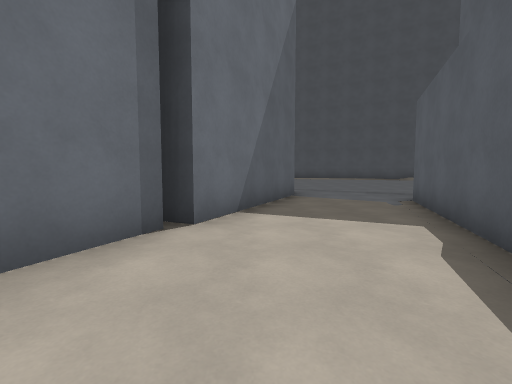
[1] (above)

17 first-person views from a walk through a level from a Godot 3-D game. The camera is 1.4 m above the floor, tilts 4° down and sees 90° across. The floor is counted in squares, 2 m on a side. Each view is taken from the middle of a square. On the plan, view 1 faces up. The plan holds only what a view shows up to about 9 squares ahead; the rest is blank. The place goes on beyond the plan. Surface patterns are stand-ins for the level's own textures.

[2]
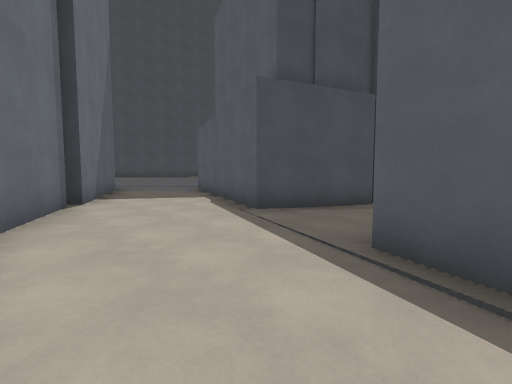

[3]
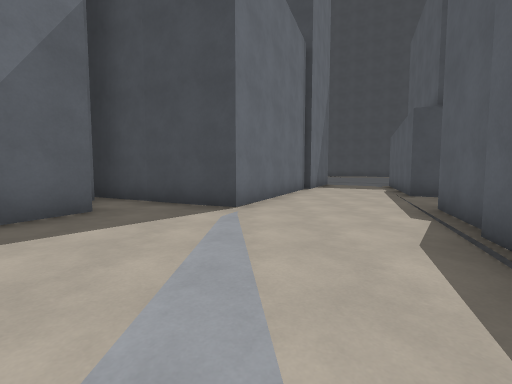

[4]
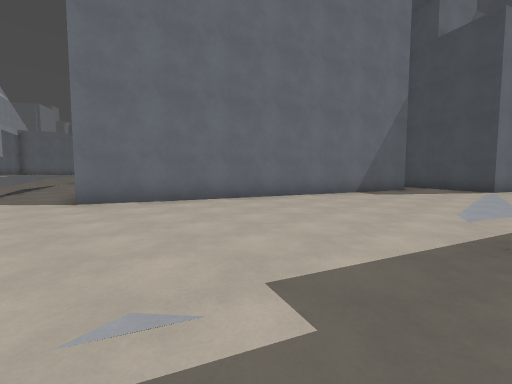

[5]
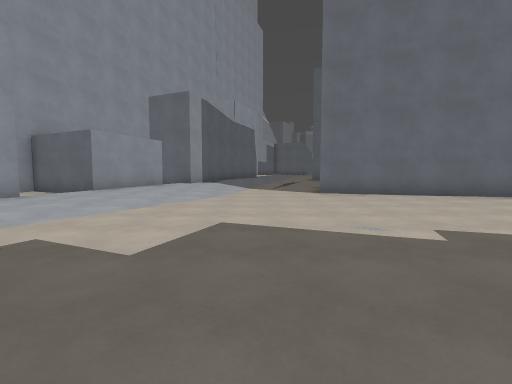

[6]
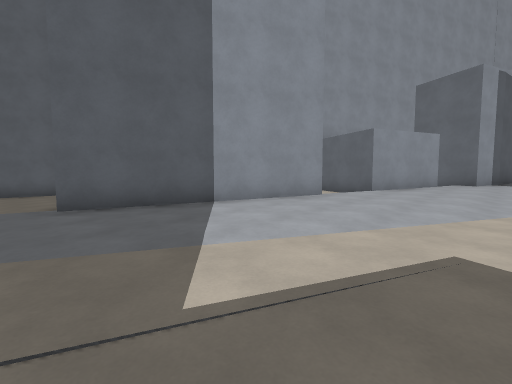

[7]
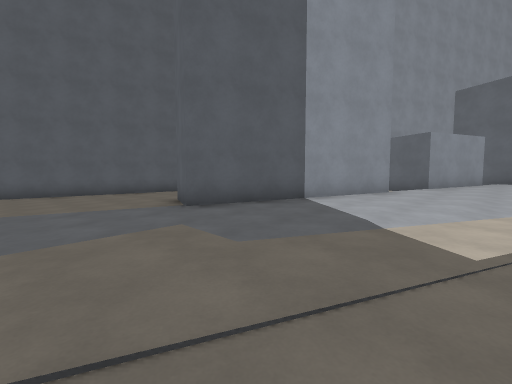

[8]
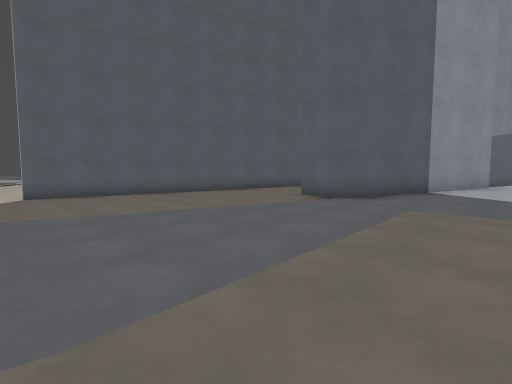

[9]
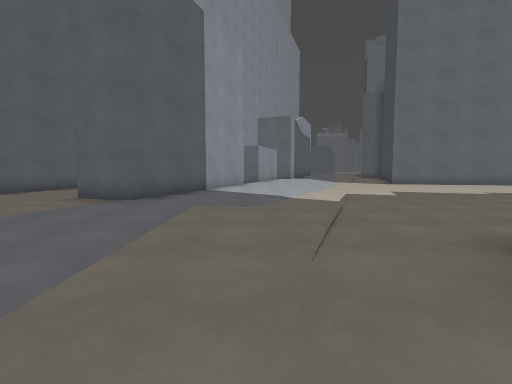

[10]
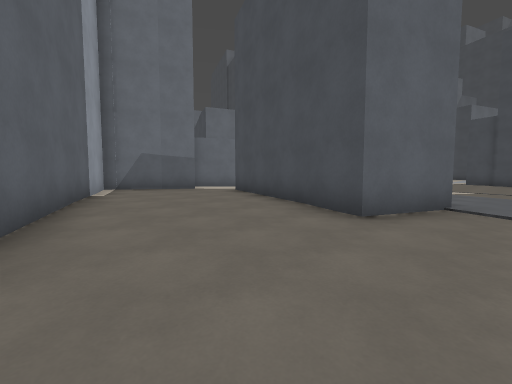

[11]
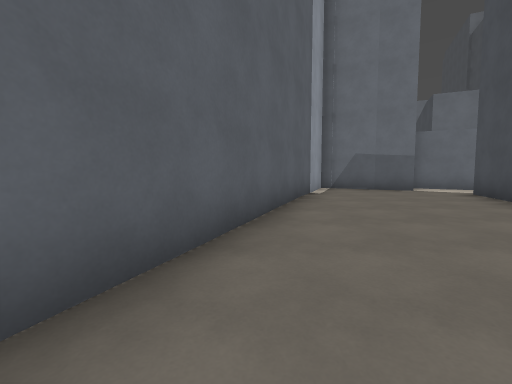

[12]
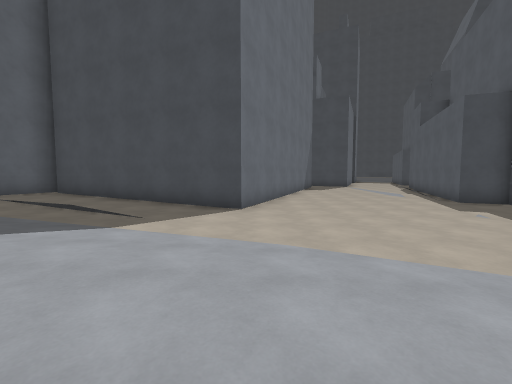

[13]
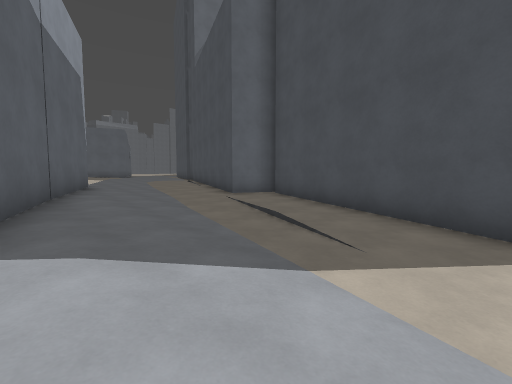

[14]
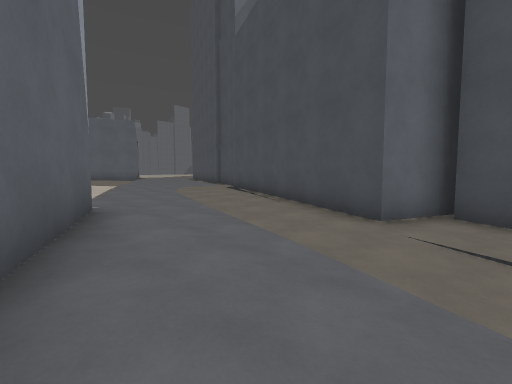

[15]
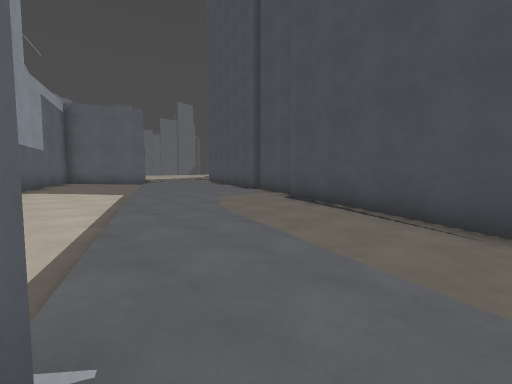

[16]
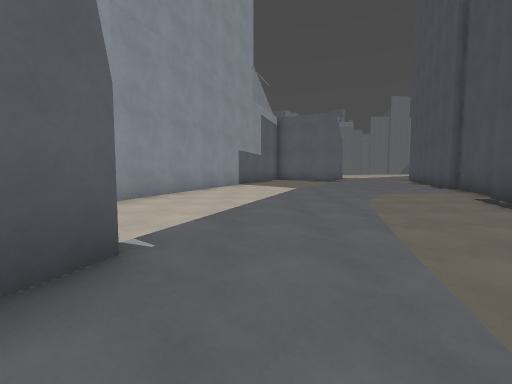

[17]
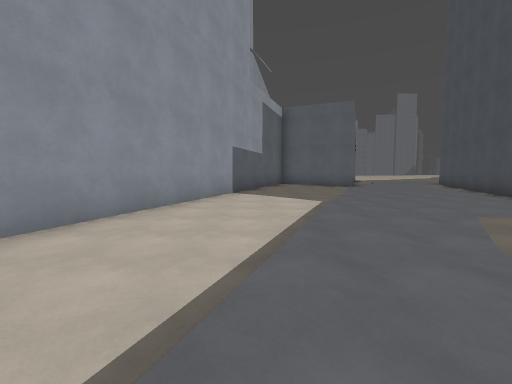

### Floor plan
Key: @ floor where view 1 was taken; # wall or solid block; . main floor; : floor 0.25 m higher than the main floor; - floor 0.25 m lower than the main floor; + floor 0.5 m higher than the main floor; _ floor 0.5 m lower than the main floor; * floor 0.75 m higher than the main floor; % floor 1 m higher than the main floor; & floor 1.25 m higher than the main floor; / step, stairs or slope.
Columns run from 31 left of view 1 to 4 right of it. Each row starts with its distance up from view 1.
  9                                  +++
  8                                ##++:
  7                                #::::
  6                                #:::#
  5                               ##:::#
  4                               #:::##
  3                              ##:::#
  2                              #:::##
  1                             ##:::##
  0                             #::@::##
 -1                         #####:::::::
 -2                          ::#::::::
 -3                          #:::::##
 -4                         ##:::::#
 -5  ###                    #:::::##
 -6  &&####                ##:::::
 -7  &&&&%###              #:::::
 -8  &&&&&%%####           #::::.
 -9  &&&&&%%%%*#######    ##::...#
-10  %&&&&%%%%***##++###  #::....##
-11  &%//&&%%%****+++++####:......
-12  &&%%%/&%%%***++++:::::......
-13 #&&&%%%%//%///*+++:::::.......
-14 ###&%%%%%*/#%%*////::::........
-15   ####%%%**####***////:.........
-16      ###%     ####*++///:........
-17                  ###++++:/........
-18                    ##+++::::.......
-19                     ###/:::::......-
-20                      ##.##:::.....--
-21                      #:.#####.....--
-22                      ##..#####....--
-23                      #::...##.../.--
-24                      #::.......---/-
-25                      ##:......-----_
-26                       ###....-----__
-27                         ###..-----__
-28                           ####---___
-29                              ###-___
-30                                ####_

Where each view was taken, in squares from view 1:
view 1: 0 up, 0 right, facing up
view 2: 3 down, 2 left, facing up-right
view 3: 7 down, 3 left, facing up
view 4: 13 down, 3 left, facing up-left
view 5: 14 down, 1 left, facing left
view 6: 16 down, 1 left, facing down-left
view 7: 17 down, 1 right, facing down-left
view 8: 19 down, 4 right, facing down-left
view 9: 19 down, 4 right, facing left
view 10: 27 down, 1 left, facing up-left
view 11: 27 down, 1 left, facing left
view 12: 18 down, 9 left, facing up
view 13: 16 down, 10 left, facing up-left
view 14: 15 down, 15 left, facing up-left
view 15: 14 down, 19 left, facing up-left
view 16: 13 down, 18 left, facing left
view 17: 13 down, 21 left, facing left
